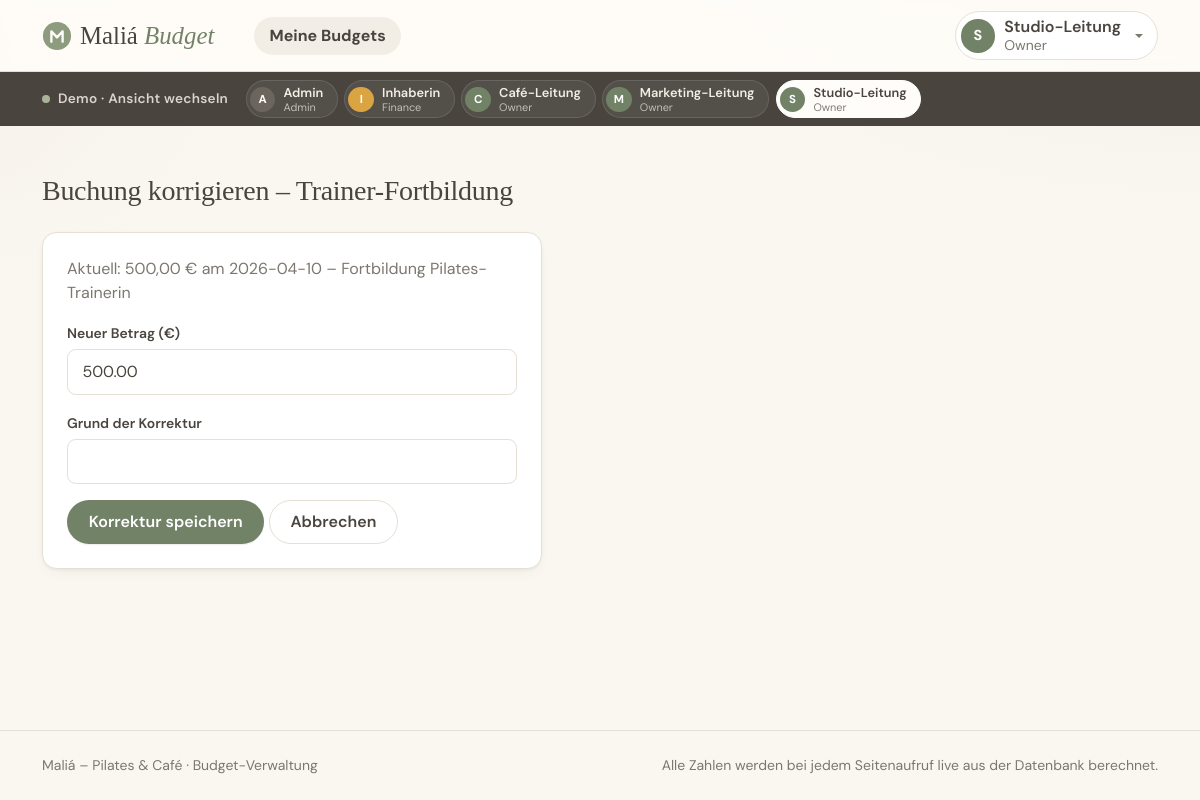
Before: /owner/ist-korrigieren.php?id=3 (signed in) with the older database file.
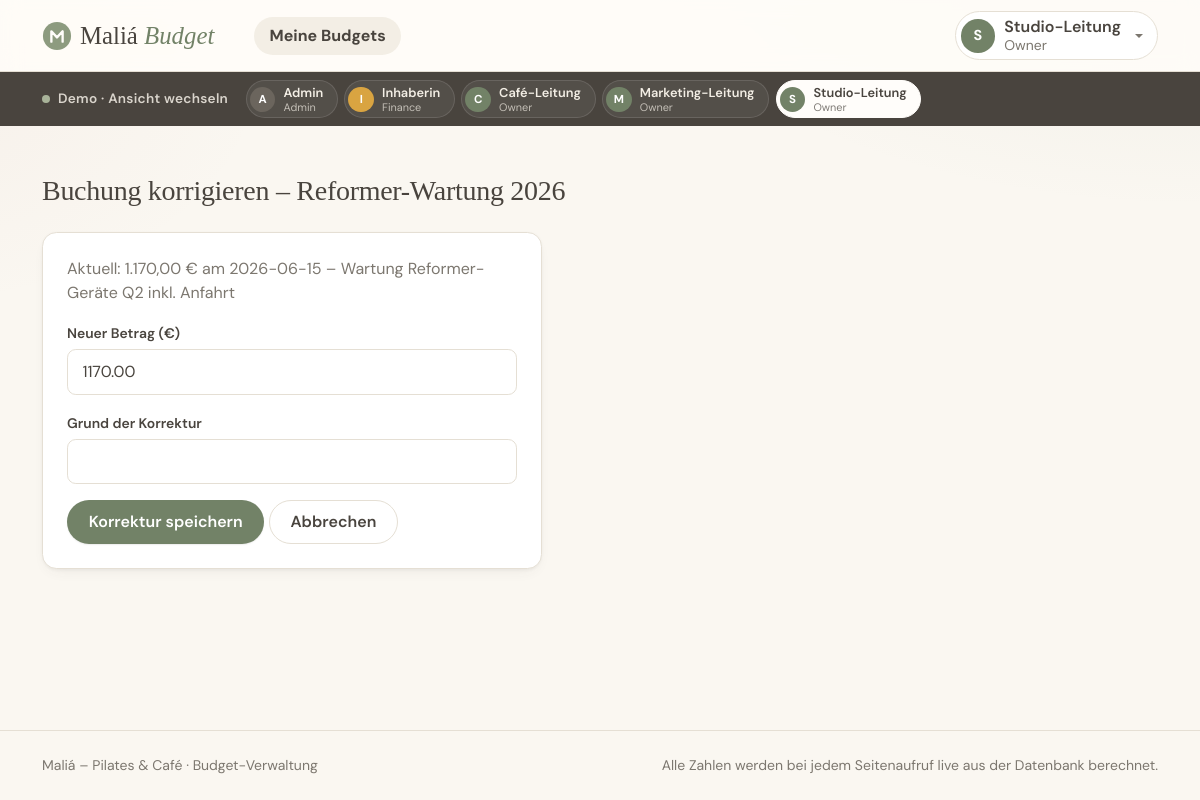
After: the same page with the newer database file.
### tables this page shows
CREATE TABLE budget (
    id            INT UNSIGNED AUTO_INCREMENT PRIMARY KEY,
    name          VARCHAR(150)   NOT NULL,
    bereich       ENUM('STUDIO', 'CAFE', 'MARKETING') NOT NULL,
    soll_betrag   DECIMAL(10, 2) NOT NULL,
    gueltig_von   DATE           NOT NULL,
    gueltig_bis   DATE           NOT NULL,
    owner_id      INT UNSIGNED   NOT NULL,

    CONSTRAINT fk_budget_owner
        FOREIGN KEY (owner_id) REFERENCES benutzer (id),

    CONSTRAINT chk_budget_zeitraum
        CHECK (gueltig_von <= gueltig_bis)
);

CREATE TABLE ist_buchung (
    id                      INT UNSIGNED AUTO_INCREMENT PRIMARY KEY,
    budget_id               INT UNSIGNED   NOT NULL,
    betrag                  DECIMAL(10, 2) NOT NULL,
    datum                   DATE           NOT NULL,
    beschreibung            VARCHAR(255)   NOT NULL,
    erfasst_von             INT UNSIGNED   NOT NULL,
    erfasst_am              DATETIME       NOT NULL DEFAULT CURRENT_TIMESTAMP,

     
    urspruenglicher_betrag  DECIMAL(10, 2) NULL,
    korrigiert_am           DATETIME       NULL,
    korrektur_grund         VARCHAR(255)   NULL,

    CONSTRAINT fk_buchung_budget
        FOREIGN KEY (budget_id) REFERENCES budget (id)
        ON DELETE CASCADE,

    CONSTRAINT fk_buchung_erfasst_von
        FOREIGN KEY (erfasst_von) REFERENCES benutzer (id)
);

### src/budget.php (called while the page is built, shortened)
<?php
require_once __DIR__ . '/db.php';
function findeBuchungFuerOwner(int $buchungId, int $ownerId): ?array
{
    global $pdo;
    $stmt = $pdo->prepare(
        'SELECT ib.* FROM ist_buchung ib
         JOIN budget b ON b.id = ib.budget_id
         WHERE ib.id = :id AND b.owner_id = :owner_id'
    );
    $stmt->execute(['id' => $buchungId, 'owner_id' => $ownerId]);
    $buchung = $stmt->fetch();
    return $buchung ?: null;
}
function ladeEigeneBuchung(int $buchungId, int $ownerId): array
{
    $buchung = findeBuchungFuerOwner($buchungId, $ownerId);
    return $buchung;
}
function istBudgetAbgelaufen(array $budget): bool
{
    return date('Y-m-d') > $budget['gueltig_bis'];
}

### src/rollen.php (called while the page is built, shortened)
<?php
function eingeloggteBenutzerId(): int
{
    return (int) $_SESSION['user_id'];
}

### public/owner/ist-korrigieren.php (the view, shortened to what this page needs)
<?php
require_once __DIR__ . '/../../src/app.php';
$benutzerId = eingeloggteBenutzerId();
$buchungId = (int) ($_GET['id'] ?? $_POST['id'] ?? 0);
$buchung = ladeEigeneBuchung($buchungId, $benutzerId);
$budgetStmt = $pdo->prepare('SELECT * FROM budget WHERE id = :id');
$budgetStmt->execute(['id' => $buchung['budget_id']]);
$budget = $budgetStmt->fetch();
$istAbgelaufen = istBudgetAbgelaufen($budget);
require __DIR__ . '/../../templates/header.php';
?>
<h1 class="h3 mb-4">Buchung korrigieren – <?= htmlspecialchars($budget['name']) ?></h1>
<?php if (!$istAbgelaufen): ?>
<div class="card p-4" style="max-width: 500px;">
    <p class="text-muted">
        Aktuell: <?= number_format((float) $buchung['betrag'], 2, ',', '.') ?> €
        am <?= htmlspecialchars($buchung['datum']) ?> –
        <?= htmlspecialchars($buchung['beschreibung']) ?>
    </p>
    <form method="post" action="/owner/ist-korrigieren.php">
        <div class="mb-3">
            <label for="betrag" class="form-label">Neuer Betrag (€)</label>
            <input type="number" step="0.01" min="0.01" class="form-control" id="betrag" name="betrag"
                   value="<?= htmlspecialchars((string) $buchung['betrag']) ?>" required>
        </div>
        <div class="mb-3">
            <label for="grund" class="form-label">Grund der Korrektur</label>
            <input type="text" class="form-control" id="grund" name="grund" maxlength="255" required>
        </div>
        <button type="submit" class="btn btn-maliá">Korrektur speichern</button>
        <a href="/owner/budget.php?id=<?= (int) $budget['id'] ?>" class="btn btn-maliá-outline">Abbrechen</a>
    </form>
</div>
<?php endif; ?>
<?php require __DIR__ . '/../../templates/footer.php'; ?>

Changed rows visible on the page:
no longer on this page (row unchanged): budget: name "Trainer-Fortbildung"
now on this page (row unchanged): budget: name "Reformer-Wartung 2026"
changed ist_buchung: betrag "500,00" → "1.170,00"; datum "2026-04-10" → "2026-06-15"; beschreibung "Fortbildung Pilates-Trainerin" → "Wartung Reformer-Geräte Q2 inkl. Anfahrt"; betrag "500.00" → "1170.00"
